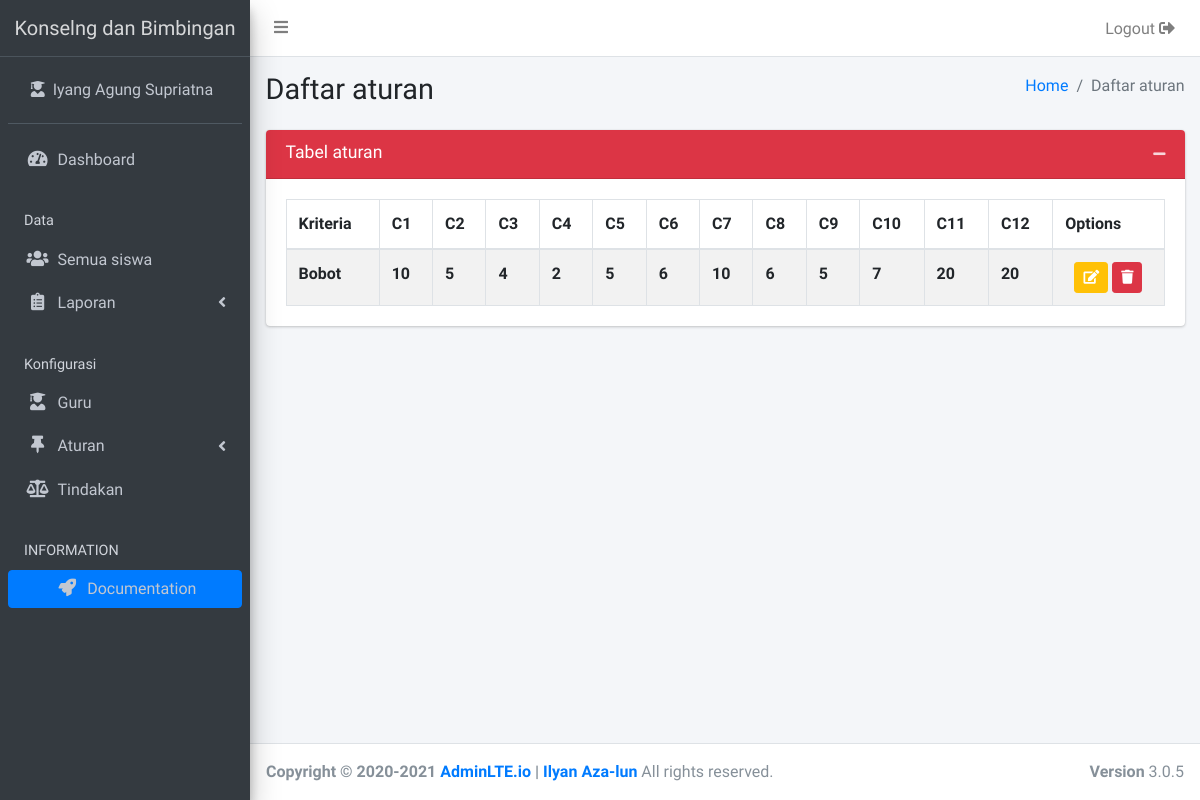
The page /violation (signed in) on the database its author committed.
### tables this page shows
CREATE TABLE `tbl_configuration` (
  `variable` varchar(255) NOT NULL,
  `value` text NOT NULL
);

CREATE TABLE `tbl_criteria` (
  `id` varchar(255) NOT NULL,
  `name` varchar(255) NOT NULL,
  `type` varchar(255) NOT NULL,
  `weight` float NOT NULL
);

### _app/controllers/Violation.php (called while the page is built, shortened)
<?php
class Violation extends Controller
{
	function __construct()
	{
		$this->request = $this->model('M_home');
		foreach ($this->request->load_configuration() as $key) {
			if("title"==$key['variable']){
				$this->title = $key['value'];
			};
		}
	}
	public function index()
	{
		$data['violation'] = $this->model('M_criteria')->select_criteria('violation');
		$this->view('components/sidebar');
		$this->view('criteria/violation/index', $data);
	}
}

### _app/core/App.php (called while the page is built, shortened)
<?php
class App
{
	protected $method = 'index';
	protected $params = [];
	function __construct(){
		$this->controller = new $this->controller;
		call_user_func_array([$this->controller, $this->method], $this->params);
	}
}

### index.php (called while the page is built, shortened)
<?php
	require_once '_app/init.php';
	new App;

### _app/init.php (called while the page is built, shortened)
<?php
	spl_autoload_register(function($class){
		$class = explode('\\', $class);
		$class = end($class);
	});

### _app/core/Database.php (called while the page is built, shortened)
<?php
class Database{
	private $host = DB_HOST;
	private $user = DB_USER;
	private $pass = DB_PASS;
	private $name = DB_NAME;
	private $dbh;
	private $stmt;
	public function __construct(){
		$dsn     = 'mysql:host='.$this->host.';dbname='.$this->name;
		$options = [
			PDO::ATTR_PERSISTENT =>true,
			PDO::ATTR_ERRMODE => PDO::ERRMODE_EXCEPTION
		];
		try {
			$this->dbh = new PDO($dsn, $this->user, $this->pass, $options);
		} catch (PDOException $e) {
			die($e->getMessage());
		}
	}
	public function query($query){
		$this->stmt = $this->dbh->prepare($query);
	}
	public function bind($param, $value, $type = null){
		if (is_null($type)) {
			switch (true) {
				default:
					$type = PDO::PARAM_STR;
					break;
			}
		}
		$this->stmt->bindValue($param, $value, $type);
	}
	public function execute(){
		$this->stmt->execute();
	}
	public function resultSet(){
		return $this->stmt->fetchAll(PDO::FETCH_ASSOC);
	}
}

### _app/models/M_home.php (called while the page is built, shortened)
<?php
class M_home{
	private $db;
	function __construct(){
		$this->db = new Database;
	}
	public function load_configuration(){
		$this->db->query('SELECT * FROM tbl_configuration');
		$this->db->execute();
		return $this->db->resultSet();
	}
}

### _app/models/M_criteria.php (called while the page is built, shortened)
<?php
class M_criteria
{
	private $db;
	function __construct(){
		$this->db = new Database;
	}
	public function select_criteria($type)
	{
		$this->db->query("
		SELECT `id`, `name`, `weight` FROM `tbl_criteria` WHERE `type` = :type ;");
		$this->db->bind('type', $type);
		$this->db->execute();
		return $this->db->resultSet();
	}
}

### _app/views/criteria/violation/index.php (the view, shortened to what this page needs)
<section class="content">
  <div class="container-fluid">
    <div class="row">
      <div class="col-12">
        <div class="card <?=(empty($data['violation'])?'collapse':'')?>">
          <div class="card-header bg-danger">
            <h3 class="card-title">Tabel aturan</h3>
            <div class="card-tools">
              <button type="button" class="btn btn-tool" data-card-widget="collapse"><i class="fas fa-minus"></i></button>
            </div>
          </div>
          <div class="card-body">
            <table id="tbl_criteria" class="table table-bordered table-striped">
              <thead>
                <tr>
                  <th>Kriteria</th>
                  <?php foreach ($data['violation'] as $key => $value): ?>
                  <th title="<?=$value['name']?>">C<?=$key+1?></th>
                  <?php endforeach ?>
                  <th>Options</th>
                </tr>
              </thead>
              <tbody>
                <tr>
                  <th>Bobot</th>
                  <?php foreach ($data['violation'] as $key => $value): ?>
                  <th><?=$value['weight']?></th>
                  <?php endforeach ?>
                  <td class="text-center">
                    <button type="button" class="btn btn-sm btn-warning" id="update" data-toggle="collapse" data-target="#field_rules" aria-expanded="false" aria-controls="field_rules"><i class="fa fa-edit fa-inverse"></i></button>
                    <button type="button" class="btn btn-sm btn-danger" data-toggle="modal" data-target="#modal-conformation-delete"><i class="fa fa-trash fa-inverse"></i></button>
                  </td>
                </tr>
              </tbody>
            </table>
          </div>
        </div>
      </div>
    </div>
  </div>
</section>

### _app/views/components/sidebar.php (shortened to what this page needs)
  <link rel="stylesheet" href="<?=BASEURL?>/_assets/dist/css/adminlte.min.css">
</head>
<body class="hold-transition sidebar-mini layout-fixed pace-primary">
  <div class="wrapper">
    <nav class="main-header navbar navbar-expand navbar-white navbar-light">
      <ul class="navbar-nav">
        <li class="nav-item">
          <a class="nav-link" data-widget="pushmenu" href="#" role="button"><i class="fas fa-bars"></i></a>
        </li>
      </ul>
      <ul class="navbar-nav ml-auto">
        <li class="nav-item d-none d-sm-inline-block">
          <a data-toggle="modal" data-target="#logoutModal" class="btn nav-link">Logout <i class="fas fa-sign-out-alt"></i></a>
        </li>
      </ul>
    </nav>
    <aside class="main-sidebar sidebar-dark-primary elevation-4">
      <a href="<?=BASEURL?>/" class="brand-link text-center">
        <span class="brand-text font-weight-light"><?=$this->title?></span>
      </a>
      <div class="sidebar">
        <div class="user-panel mt-3 pb-3 mb-3 d-flex">
          <div class="image">
          </div>
          <div class="info">
            <a href="<?=BASEURL?>" class="d-block"><i class="fa fa-user-graduate"></i>&nbsp;&nbsp;<?=explode(',', $_SESSION['user']['homeroom_teacher'])[0]?></a>
          </div>
        </div>
        <nav class="mt-2">
          <ul class="nav nav-pills nav-sidebar flex-column" data-widget="treeview" role="menu" data-accordion="false">
           <li class="nav-item has-treeview">
            <a href="<?=BASEURL?>" class="nav-link">
              <i class="nav-icon fas fa-tachometer-alt"></i>
              <p>
                Dashboard
              </p>
            </a>
          </li>
          <li class="nav-header">Data</li>
          <?php if ($_SESSION['user']['class'] == "staff" ): ?>
            <li class="nav-item">
              <a href="<?=BASEURL?>/students/<?=base64_encode('all')?>" class="nav-link">
                <i class="nav-icon fas fa-users"></i>
                Semua siswa
              </a>
            </li>
            <?php endif ?>
            <li class="nav-item has-treeview">
              <a href="#" class="nav-link">
                <i class="nav-icon fa fa-clipboard-list"></i>
                <p>
                  Laporan
                  <i class="fas fa-angle-left right"></i>
                </p>
              </a>
            </li>
            <?php if ($_SESSION['user']['class'] == "staff" ): ?>
              <li class="nav-header">Konfigurasi</li>
              <li class="nav-item">
                <a href="<?=BASEURL?>/teacher" class="nav-link">
                 <i class="fa fa-user-graduate nav-icon"></i>
                 <p>Guru</p>
               </a>
             </li>
             <li class="nav-item has-treeview">
              <a href="#" class="nav-link">
                <i class="nav-icon fas fa-thumbtack"></i>
                <p>
                  Aturan
                  <i class="fas fa-angle-left right"></i>
                </p>
              </a>
            </li>
            <li class="nav-item">
                <a href="<?=BASEURL?>/action" class="nav-link">
                 <i class="fa fa-balance-scale nav-icon"></i>
                 <p>Tindakan</p>
               </a>
            </li>
          <?php endif ?>
          <li class="nav-header">INFORMATION</li>
          <li class="nav-item text-center">
            <a href="#" class="btn btn-primary btn-block">
              <i class="fa fa-rocket nav-icon"></i>
              Documentation
            </a>
          </li>
        </ul>
      </nav>
    </div>
  </aside>

### rows shown on the page
tbl_configuration: value "Konselng dan Bimbingan"
tbl_criteria: weight "10"
tbl_criteria: weight "5"
tbl_criteria: weight "4"
tbl_criteria: weight "2"
tbl_criteria: weight "5"
tbl_criteria: weight "6"
tbl_criteria: weight "10"
tbl_criteria: weight "6"
tbl_criteria: weight "5"
tbl_criteria: weight "7"
tbl_criteria: weight "20"
tbl_criteria: weight "20"

### other values the page prints
explode(',', $_SESSION['user']['homeroom_teacher'])[0] "Iyang Agung Supriatna"
$this->page['title'] "Daftar aturan"
